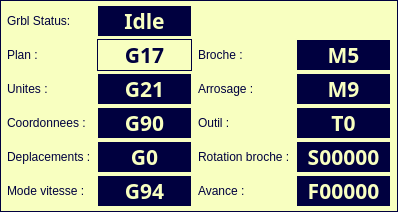
             <widget class="QFrame" name="frmMStatus">
              <property name="styleSheet">
               <string notr="true">background-color: rgb(248, 255, 192);
color: rgb(0, 0, 63);</string>
              </property>
              <property name="frameShape">
               <enum>QFrame::Box</enum>
              </property>
              <property name="frameShadow">
               <enum>QFrame::Plain</enum>
              </property>
              <layout class="QGridLayout" name="gridLayout_4">
               <property name="leftMargin">
                <number>6</number>
               </property>
               <property name="topMargin">
                <number>4</number>
               </property>
               <property name="rightMargin">
                <number>6</number>
               </property>
               <property name="bottomMargin">
                <number>4</number>
               </property>
               <property name="verticalSpacing">
                <number>2</number>
               </property>
               <item row="3" column="2">
                <widget class="QLabel" name="label_19">
                 <property name="text">
                  <string>Outil :</string>
                 </property>
                </widget>
               </item>
               <item row="5" column="0">
                <widget class="QLabel" name="label_16">
                 <property name="text">
                  <string>Mode vitesse :</string>
                 </property>
                </widget>
               </item>
               <item row="3" column="1">
                <widget class="QLabel" name="lblCoord">
                 <property name="minimumSize">
                  <size>
                   <width>95</width>
                   <height>0</height>
                  </size>
                 </property>
                 <property name="font">
                  <font>
                   <family>LED Calculator</family>
                   <pointsize>16</pointsize>
                   <weight>75</weight>
                   <bold>true</bold>
                  </font>
                 </property>
                 <property name="contextMenuPolicy">
                  <enum>Qt::CustomContextMenu</enum>
                 </property>
                 <property name="styleSheet">
                  <string notr="true">background-color: rgb(0, 0, 63);
color: rgb(248, 255, 192);</string>
                 </property>
                 <property name="frameShape">
                  <enum>QFrame::Box</enum>
                 </property>
                 <property name="frameShadow">
                  <enum>QFrame::Plain</enum>
                 </property>
                 <property name="text">
                  <string notr="true">G90</string>
                 </property>
                 <property name="alignment">
                  <set>Qt::AlignCenter</set>
                 </property>
                </widget>
               </item>
               <item row="1" column="2">
                <widget class="QLabel" name="label_17">
                 <property name="text">
                  <string>Broche :</string>
                 </property>
                </widget>
               </item>
               <item row="3" column="0">
                <widget class="QLabel" name="label_15">
                 <property name="text">
                  <string>Coordonnees :</string>
                 </property>
                </widget>
               </item>
               <item row="5" column="2">
                <widget class="QLabel" name="label_20">
                 <property name="text">
                  <string>Avance :</string>
                 </property>
                </widget>
               </item>
               <item row="1" column="1">
                <widget class="QLabel" name="lblPlan">
                 <property name="minimumSize">
                  <size>
                   <width>95</width>
                   <height>0</height>
                  </size>
                 </property>
                 <property name="font">
                  <font>
                   <family>LED Calculator</family>
                   <pointsize>16</pointsize>
                   <weight>75</weight>
                   <bold>true</bold>
                  </font>
                 </property>
                 <property name="contextMenuPolicy">
                  <enum>Qt::CustomContextMenu</enum>
                 </property>
                 <property name="styleSheet">
                  <string notr="true">background-color: rgb(0, 0, 63);
color: rgb(248, 255, 192);
QToolType {
  background-color: rgb(248, 255, 192);
  color: rgb(0, 0, 63);
}</string>
                 </property>
                 <property name="frameShape">
                  <enum>QFrame::Box</enum>
                 </property>
                 <property name="frameShadow">
                  <enum>QFrame::Plain</enum>
                 </property>
                 <property name="text">
                  <string notr="true">G17</string>
                 </property>
                 <property name="alignment">
                  <set>Qt::AlignCenter</set>
                 </property>
                </widget>
               </item>
               <item row="1" column="0">
                <widget class="QLabel" name="label_12">
                 <property name="text">
                  <string>Plan : </string>
                 </property>
                </widget>
               </item>
               <item row="5" column="1">
                <widget class="QLabel" name="lblVitesse">
                 <property name="minimumSize">
                  <size>
                   <width>95</width>
                   <height>0</height>
                  </size>
                 </property>
                 <property name="font">
                  <font>
                   <family>LED Calculator</family>
                   <pointsize>16</pointsize>
                   <weight>75</weight>
                   <bold>true</bold>
                  </font>
                 </property>
                 <property name="styleSheet">
                  <string notr="true">background-color: rgb(0, 0, 63);
color: rgb(248, 255, 192);</string>
                 </property>
                 <property name="frameShape">
                  <enum>QFrame::Box</enum>
                 </property>
                 <property name="frameShadow">
                  <enum>QFrame::Plain</enum>
                 </property>
                 <property name="text">
                  <string notr="true">G94</string>
                 </property>
                 <property name="alignment">
                  <set>Qt::AlignCenter</set>
                 </property>
                </widget>
               </item>
               <item row="2" column="0">
                <widget class="QLabel" name="label_14">
                 <property name="text">
                  <string>Unites :</string>
                 </property>
                </widget>
               </item>
               <item row="4" column="2">
                <widget class="QLabel" name="label_21">
                 <property name="text">
                  <string>Rotation broche :</string>
                 </property>
                </widget>
               </item>
               <item row="0" column="1">
                <widget class="QLabel" name="grblSatus">
                 <property name="minimumSize">
                  <size>
                   <width>95</width>
                   <height>0</height>
                  </size>
                 </property>
                 <property name="font">
                  <font>
                   <family>LED Calculator</family>
                   <pointsize>16</pointsize>
                   <weight>75</weight>
                   <bold>true</bold>
                  </font>
                 </property>
                 <property name="styleSheet">
                  <string notr="true">background-color: rgb(0, 0, 63);
color: rgb(248, 255, 192);</string>
                 </property>
                 <property name="frameShape">
                  <enum>QFrame::Box</enum>
                 </property>
                 <property name="frameShadow">
                  <enum>QFrame::Plain</enum>
                 </property>
                 <property name="text">
                  <string notr="true">Idle</string>
                 </property>
                 <property name="alignment">
                  <set>Qt::AlignCenter</set>
                 </property>
                </widget>
               </item>
               <item row="0" column="0">
                <widget class="QLabel" name="label_grbl_status">
                 <property name="text">
                  <string>Grbl Status:</string>
                 </property>
                </widget>
               </item>
               <item row="2" column="2">
                <widget class="QLabel" name="label_18">
                 <property name="text">
                  <string>Arrosage :</string>
                 </property>
                </widget>
               </item>
               <item row="4" column="1">
                <widget class="QLabel" name="lblDeplacements">
                 <property name="minimumSize">
                  <size>
                   <width>95</width>
                   <height>0</height>
                  </size>
                 </property>
                 <property name="font">
                  <font>
                   <family>LED Calculator</family>
                   <pointsize>16</pointsize>
                   <weight>75</weight>
                   <bold>true</bold>
                  </font>
                 </property>
                 <property name="styleSheet">
                  <string notr="true">background-color: rgb(0, 0, 63);
color: rgb(248, 255, 192);</string>
                 </property>
                 <property name="frameShape">
                  <enum>QFrame::Box</enum>
                 </property>
                 <property name="frameShadow">
                  <enum>QFrame::Plain</enum>
                 </property>
                 <property name="text">
                  <string notr="true">G0</string>
                 </property>
                 <property name="alignment">
                  <set>Qt::AlignCenter</set>
                 </property>
                </widget>
               </item>
               <item row="2" column="1">
                <widget class="QLabel" name="lblUnites">
                 <property name="minimumSize">
                  <size>
                   <width>95</width>
                   <height>0</height>
                  </size>
                 </property>
                 <property name="font">
                  <font>
                   <family>LED Calculator</family>
                   <pointsize>16</pointsize>
                   <weight>75</weight>
                   <bold>true</bold>
                  </font>
                 </property>
                 <property name="contextMenuPolicy">
                  <enum>Qt::CustomContextMenu</enum>
                 </property>
                 <property name="styleSheet">
                  <string notr="true">background-color: rgb(0, 0, 63);
color: rgb(248, 255, 192);</string>
                 </property>
                 <property name="frameShape">
                  <enum>QFrame::Box</enum>
                 </property>
                 <property name="frameShadow">
                  <enum>QFrame::Plain</enum>
                 </property>
                 <property name="text">
                  <string notr="true">G21</string>
                 </property>
                 <property name="alignment">
                  <set>Qt::AlignCenter</set>
                 </property>
                </widget>
               </item>
               <item row="4" column="0">
                <widget class="QLabel" name="label_13">
                 <property name="text">
                  <string>Deplacements :</string>
                 </property>
                </widget>
               </item>
               <item row="2" column="3">
                <widget class="QLabel" name="lblArrosage">
                 <property name="minimumSize">
                  <size>
                   <width>95</width>
                   <height>0</height>
                  </size>
                 </property>
                 <property name="font">
                  <font>
                   <family>LED Calculator</family>
                   <pointsize>16</pointsize>
                   <weight>75</weight>
                   <bold>true</bold>
                  </font>
                 </property>
                 <property name="styleSheet">
                  <string notr="true">background-color: rgb(0, 0, 63);
color: rgb(248, 255, 192);</string>
                 </property>
                 <property name="frameShape">
                  <enum>QFrame::Box</enum>
                 </property>
                 <property name="frameShadow">
                  <enum>QFrame::Plain</enum>
                 </property>
                 <property name="text">
                  <string notr="true">M9</string>
                 </property>
                 <property name="alignment">
                  <set>Qt::AlignCenter</set>
                 </property>
                </widget>
               </item>
               <item row="3" column="3">
                <widget class="QLabel" name="lblOutil">
                 <property name="minimumSize">
                  <size>
                   <width>95</width>
                   <height>0</height>
                  </size>
                 </property>
                 <property name="font">
                  <font>
                   <family>LED Calculator</family>
                   <pointsize>16</pointsize>
                   <weight>75</weight>
                   <bold>true</bold>
                  </font>
                 </property>
                 <property name="styleSheet">
                  <string notr="true">background-color: rgb(0, 0, 63);
color: rgb(248, 255, 192);</string>
                 </property>
                 <property name="frameShape">
                  <enum>QFrame::Box</enum>
                 </property>
                 <property name="frameShadow">
                  <enum>QFrame::Plain</enum>
                 </property>
                 <property name="text">
                  <string notr="true">T0</string>
                 </property>
                 <property name="alignment">
                  <set>Qt::AlignCenter</set>
                 </property>
                </widget>
               </item>
               <item row="5" column="3">
                <widget class="QLabel" name="lblAvance">
                 <property name="minimumSize">
                  <size>
                   <width>95</width>
                   <height>0</height>
                  </size>
                 </property>
                 <property name="font">
                  <font>
                   <family>LED Calculator</family>
                   <pointsize>16</pointsize>
                   <weight>75</weight>
                   <bold>true</bold>
                  </font>
                 </property>
                 <property name="styleSheet">
                  <string notr="true">background-color: rgb(0, 0, 63);
color: rgb(248, 255, 192);</string>
                 </property>
                 <property name="frameShape">
                  <enum>QFrame::Box</enum>
                 </property>
                 <property name="frameShadow">
                  <enum>QFrame::Plain</enum>
                 </property>
                 <property name="text">
                  <string notr="true">F00000</string>
                 </property>
                 <property name="alignment">
                  <set>Qt::AlignCenter</set>
                 </property>
                </widget>
               </item>
               <item row="4" column="3">
                <widget class="QLabel" name="lblRotation">
                 <property name="minimumSize">
                  <size>
                   <width>95</width>
                   <height>0</height>
                  </size>
                 </property>
                 <property name="font">
                  <font>
                   <family>LED Calculator</family>
                   <pointsize>16</pointsize>
                   <weight>75</weight>
                   <bold>true</bold>
                  </font>
                 </property>
                 <property name="styleSheet">
                  <string notr="true">background-color: rgb(0, 0, 63);
color: rgb(248, 255, 192);</string>
                 </property>
                 <property name="frameShape">
                  <enum>QFrame::Box</enum>
                 </property>
                 <property name="frameShadow">
                  <enum>QFrame::Plain</enum>
                 </property>
                 <property name="text">
                  <string notr="true">S00000</string>
                 </property>
                 <property name="alignment">
                  <set>Qt::AlignCenter</set>
                 </property>
                </widget>
               </item>
               <item row="1" column="3">
                <widget class="QLabel" name="lblBroche">
                 <property name="minimumSize">
                  <size>
                   <width>95</width>
                   <height>0</height>
                  </size>
                 </property>
                 <property name="font">
                  <font>
                   <family>LED Calculator</family>
                   <pointsize>16</pointsize>
                   <weight>75</weight>
                   <bold>true</bold>
                  </font>
                 </property>
                 <property name="styleSheet">
                  <string notr="true">background-color: rgb(0, 0, 63);
color: rgb(248, 255, 192);</string>
                 </property>
                 <property name="frameShape">
                  <enum>QFrame::Box</enum>
                 </property>
                 <property name="frameShadow">
                  <enum>QFrame::Plain</enum>
                 </property>
                 <property name="text">
                  <string notr="true">M5</string>
                 </property>
                 <property name="alignment">
                  <set>Qt::AlignCenter</set>
                 </property>
                </widget>
               </item>
              </layout>
             </widget>
